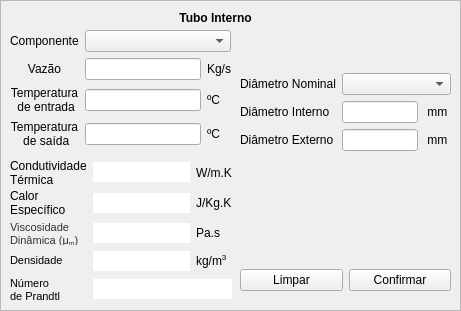
   <widget class="QFrame" name="Tub_groupbox">
    <property name="enabled">
     <bool>true</bool>
    </property>
    <property name="geometry">
     <rect>
      <x>0</x>
      <y>0</y>
      <width>461</width>
      <height>311</height>
     </rect>
    </property>
    <property name="focusPolicy">
     <enum>Qt::ClickFocus</enum>
    </property>
    <property name="frameShape">
     <enum>QFrame::StyledPanel</enum>
    </property>
    <property name="frameShadow">
     <enum>QFrame::Sunken</enum>
    </property>
    <widget class="QWidget" name="formLayoutWidget">
     <property name="geometry">
      <rect>
       <x>10</x>
       <y>30</y>
       <width>221</width>
       <height>121</height>
      </rect>
     </property>
     <layout class="QGridLayout" name="gridLayout_4">
      <item row="1" column="0">
       <widget class="QLabel" name="label">
        <property name="text">
         <string>Vazão</string>
        </property>
        <property name="alignment">
         <set>Qt::AlignCenter</set>
        </property>
       </widget>
      </item>
      <item row="1" column="1">
       <widget class="QLineEdit" name="Vazao1">
        <property name="inputMethodHints">
         <set>Qt::ImhDigitsOnly</set>
        </property>
       </widget>
      </item>
      <item row="1" column="2">
       <widget class="QLabel" name="label_44">
        <property name="text">
         <string>Kg/s</string>
        </property>
       </widget>
      </item>
      <item row="3" column="0">
       <widget class="QLabel" name="label_3">
        <property name="text">
         <string>Temperatura
 de saída</string>
        </property>
        <property name="alignment">
         <set>Qt::AlignCenter</set>
        </property>
       </widget>
      </item>
      <item row="3" column="1">
       <widget class="QLineEdit" name="T_said1">
        <property name="inputMethodHints">
         <set>Qt::ImhDigitsOnly</set>
        </property>
       </widget>
      </item>
      <item row="2" column="0">
       <widget class="QLabel" name="label_2">
        <property name="toolTip">
         <string extracomment="Text1"/>
        </property>
        <property name="statusTip">
         <string extracomment="Text2"/>
        </property>
        <property name="whatsThis">
         <string extracomment="Texto qualquer">&lt;html&gt;&lt;head/&gt;&lt;body&gt;&lt;p&gt;Texto3&lt;/p&gt;&lt;/body&gt;&lt;/html&gt;</string>
        </property>
        <property name="inputMethodHints">
         <set>Qt::ImhNone</set>
        </property>
        <property name="text">
         <string>Temperatura
 de entrada</string>
        </property>
        <property name="alignment">
         <set>Qt::AlignCenter</set>
        </property>
       </widget>
      </item>
      <item row="2" column="1">
       <widget class="QLineEdit" name="T_entr1">
        <property name="inputMethodHints">
         <set>Qt::ImhDigitsOnly</set>
        </property>
       </widget>
      </item>
      <item row="2" column="2">
       <widget class="QLabel" name="label_45">
        <property name="text">
         <string>ºC</string>
        </property>
       </widget>
      </item>
      <item row="3" column="2">
       <widget class="QLabel" name="label_46">
        <property name="text">
         <string>ºC</string>
        </property>
       </widget>
      </item>
      <item row="0" column="0">
       <widget class="QLabel" name="label_13">
        <property name="text">
         <string>&lt;html&gt;&lt;head/&gt;&lt;body&gt;&lt;p&gt;Componente&lt;/p&gt;&lt;/body&gt;&lt;/html&gt;</string>
        </property>
       </widget>
      </item>
      <item row="0" column="1" colspan="2">
       <widget class="QComboBox" name="fluidos"/>
      </item>
     </layout>
    </widget>
    <widget class="QWidget" name="formLayoutWidget_2">
     <property name="geometry">
      <rect>
       <x>240</x>
       <y>30</y>
       <width>211</width>
       <height>121</height>
      </rect>
     </property>
     <layout class="QGridLayout" name="gridLayout_5">
      <item row="1" column="0">
       <widget class="QLabel" name="label_12">
        <property name="text">
         <string>&lt;html&gt;&lt;head/&gt;&lt;body&gt;&lt;p&gt;Diâmetro Nominal&lt;/p&gt;&lt;/body&gt;&lt;/html&gt;</string>
        </property>
       </widget>
      </item>
      <item row="2" column="0">
       <widget class="QLabel" name="label_8">
        <property name="text">
         <string>&lt;html&gt;&lt;head/&gt;&lt;body&gt;&lt;p&gt;Diâmetro Interno&lt;/p&gt;&lt;/body&gt;&lt;/html&gt;</string>
        </property>
       </widget>
      </item>
      <item row="3" column="1">
       <widget class="QLineEdit" name="diam_ext1"/>
      </item>
      <item row="2" column="1">
       <widget class="QLineEdit" name="diam_int1"/>
      </item>
      <item row="3" column="0">
       <widget class="QLabel" name="label_9">
        <property name="enabled">
         <bool>true</bool>
        </property>
        <property name="text">
         <string>&lt;html&gt;&lt;head/&gt;&lt;body&gt;&lt;p&gt;Diâmetro Externo&lt;/p&gt;&lt;/body&gt;&lt;/html&gt;</string>
        </property>
       </widget>
      </item>
      <item row="0" column="1">
       <spacer name="verticalSpacer">
        <property name="orientation">
         <enum>Qt::Vertical</enum>
        </property>
        <property name="sizeType">
         <enum>QSizePolicy::Expanding</enum>
        </property>
        <property name="sizeHint" stdset="0">
         <size>
          <width>75</width>
          <height>35</height>
         </size>
        </property>
       </spacer>
      </item>
      <item row="2" column="2">
       <widget class="QLabel" name="label_47">
        <property name="text">
         <string> mm </string>
        </property>
       </widget>
      </item>
      <item row="1" column="1" colspan="2">
       <widget class="QComboBox" name="nom_diam1"/>
      </item>
      <item row="3" column="2">
       <widget class="QLabel" name="label_48">
        <property name="text">
         <string> mm </string>
        </property>
       </widget>
      </item>
     </layout>
    </widget>
    <widget class="QWidget" name="horizontalLayoutWidget">
     <property name="geometry">
      <rect>
       <x>240</x>
       <y>260</y>
       <width>211</width>
       <height>41</height>
      </rect>
     </property>
     <layout class="QHBoxLayout" name="horizontalLayout">
      <item>
       <widget class="QPushButton" name="clear1">
        <property name="text">
         <string>Limpar</string>
        </property>
       </widget>
      </item>
      <item>
       <widget class="QPushButton" name="confir1">
        <property name="text">
         <string>Confirmar</string>
        </property>
       </widget>
      </item>
     </layout>
    </widget>
    <widget class="QLabel" name="label_43">
     <property name="geometry">
      <rect>
       <x>150</x>
       <y>10</y>
       <width>131</width>
       <height>16</height>
      </rect>
     </property>
     <property name="text">
      <string>&lt;html&gt;&lt;head/&gt;&lt;body&gt;&lt;p align=&quot;center&quot;&gt;&lt;span style=&quot; font-weight:600;&quot;&gt;Tubo Interno&lt;/span&gt;&lt;/p&gt;&lt;/body&gt;&lt;/html&gt;</string>
     </property>
    </widget>
    <widget class="QWidget" name="gridLayoutWidget">
     <property name="geometry">
      <rect>
       <x>10</x>
       <y>160</y>
       <width>222</width>
       <height>141</height>
      </rect>
     </property>
     <layout class="QGridLayout" name="gridLayout">
      <item row="4" column="2" colspan="2">
       <widget class="QLineEdit" name="Pr1">
        <property name="frame">
         <bool>false</bool>
        </property>
        <property name="readOnly">
         <bool>false</bool>
        </property>
       </widget>
      </item>
      <item row="3" column="3">
       <widget class="QLabel" name="label_36">
        <property name="text">
         <string>&lt;html&gt;&lt;head/&gt;&lt;body&gt;&lt;p&gt;kg/m&lt;span style=&quot; vertical-align:super;&quot;&gt;3&lt;/span&gt;&lt;/p&gt;&lt;/body&gt;&lt;/html&gt;</string>
        </property>
       </widget>
      </item>
      <item row="2" column="3">
       <widget class="QLabel" name="label_35">
        <property name="text">
         <string>Pa.s</string>
        </property>
       </widget>
      </item>
      <item row="1" column="3">
       <widget class="QLabel" name="label_34">
        <property name="text">
         <string>J/Kg.K</string>
        </property>
       </widget>
      </item>
      <item row="0" column="2">
       <widget class="QLineEdit" name="k1">
        <property name="frame">
         <bool>false</bool>
        </property>
       </widget>
      </item>
      <item row="2" column="2">
       <widget class="QLineEdit" name="Viscos1">
        <property name="frame">
         <bool>false</bool>
        </property>
       </widget>
      </item>
      <item row="2" column="1">
       <widget class="QLabel" name="label_19">
        <property name="text">
         <string>&lt;!DOCTYPE HTML PUBLIC &quot;-//W3C//DTD HTML 4.0//EN&quot; &quot;http://www.w3.org/TR/REC-html40/strict.dtd&quot;&gt;
&lt;html&gt;&lt;head&gt;&lt;meta name=&quot;qrichtext&quot; content=&quot;1&quot; /&gt;&lt;style type=&quot;text/css&quot;&gt;
p, li { white-space: pre-wrap; }
&lt;/style&gt;&lt;/head&gt;&lt;body style=&quot; font-family:'MS Shell Dlg 2'; font-size:8pt; font-weight:400; font-style:normal;&quot;&gt;
&lt;p style=&quot; margin-top:0px; margin-bottom:0px; margin-left:0px; margin-right:0px; -qt-block-indent:0; text-indent:0px;&quot;&gt;&lt;span style=&quot; font-family:''MS Shell Dlg 2,8,sans-serif'; color:#333333;&quot;&gt;Viscosidade &lt;/span&gt;&lt;/p&gt;
&lt;p style=&quot; margin-top:0px; margin-bottom:0px; margin-left:0px; margin-right:0px; -qt-block-indent:0; text-indent:0px;&quot;&gt;&lt;span style=&quot; font-family:''MS Shell Dlg 2,8,sans-serif'; color:#333333;&quot;&gt;Dinâmica (μ&lt;/span&gt;&lt;span style=&quot; font-family:'MS Shell Dlg 2,8,sans-serif'; color:#333333; vertical-align:sub;&quot;&gt;m&lt;/span&gt;&lt;span style=&quot; font-family:''MS Shell Dlg 2,8,sans-serif'; color:#333333;&quot;&gt;)&lt;/span&gt;&lt;/p&gt;&lt;/body&gt;&lt;/html&gt;</string>
        </property>
       </widget>
      </item>
      <item row="1" column="1">
       <widget class="QLabel" name="label_15">
        <property name="mouseTracking">
         <bool>true</bool>
        </property>
        <property name="text">
         <string>Calor
Específico</string>
        </property>
       </widget>
      </item>
      <item row="1" column="2">
       <widget class="QLineEdit" name="cp1">
        <property name="frame">
         <bool>false</bool>
        </property>
       </widget>
      </item>
      <item row="3" column="1">
       <widget class="QLabel" name="label_21">
        <property name="text">
         <string>&lt;!DOCTYPE HTML PUBLIC &quot;-//W3C//DTD HTML 4.0//EN&quot; &quot;http://www.w3.org/TR/REC-html40/strict.dtd&quot;&gt;
&lt;html&gt;&lt;head&gt;&lt;meta name=&quot;qrichtext&quot; content=&quot;1&quot; /&gt;&lt;style type=&quot;text/css&quot;&gt;
p, li { white-space: pre-wrap; }
&lt;/style&gt;&lt;/head&gt;&lt;body style=&quot; font-family:'MS Shell Dlg 2'; font-size:8pt; font-weight:400; font-style:normal;&quot;&gt;
&lt;p style=&quot; margin-top:0px; margin-bottom:0px; margin-left:0px; margin-right:0px; -qt-block-indent:0; text-indent:0px;&quot;&gt;Densidade&lt;/p&gt;&lt;/body&gt;&lt;/html&gt;</string>
        </property>
       </widget>
      </item>
      <item row="3" column="2">
       <widget class="QLineEdit" name="Densidade1">
        <property name="frame">
         <bool>false</bool>
        </property>
       </widget>
      </item>
      <item row="4" column="1">
       <widget class="QLabel" name="label_32">
        <property name="text">
         <string>&lt;!DOCTYPE HTML PUBLIC &quot;-//W3C//DTD HTML 4.0//EN&quot; &quot;http://www.w3.org/TR/REC-html40/strict.dtd&quot;&gt;
&lt;html&gt;&lt;head&gt;&lt;meta name=&quot;qrichtext&quot; content=&quot;1&quot; /&gt;&lt;style type=&quot;text/css&quot;&gt;
p, li { white-space: pre-wrap; }
&lt;/style&gt;&lt;/head&gt;&lt;body style=&quot; font-family:'MS Shell Dlg 2'; font-size:8pt; font-weight:400; font-style:normal;&quot;&gt;
&lt;p style=&quot; margin-top:0px; margin-bottom:0px; margin-left:0px; margin-right:0px; -qt-block-indent:0; text-indent:0px;&quot;&gt;Número&lt;/p&gt;
&lt;p style=&quot; margin-top:0px; margin-bottom:0px; margin-left:0px; margin-right:0px; -qt-block-indent:0; text-indent:0px;&quot;&gt;de Prandtl&lt;/p&gt;&lt;/body&gt;&lt;/html&gt;</string>
        </property>
       </widget>
      </item>
      <item row="0" column="1">
       <widget class="QLabel" name="label_33">
        <property name="text">
         <string>Condutividade
Térmica</string>
        </property>
       </widget>
      </item>
      <item row="0" column="3">
       <widget class="QLabel" name="label_38">
        <property name="text">
         <string>W/m.K</string>
        </property>
       </widget>
      </item>
     </layout>
    </widget>
    <widget class="QLabel" name="label_4">
     <property name="geometry">
      <rect>
       <x>240</x>
       <y>210</y>
       <width>211</width>
       <height>41</height>
      </rect>
     </property>
     <property name="text">
      <string>&lt;html&gt;&lt;head/&gt;&lt;body&gt;&lt;p align=&quot;center&quot;/&gt;&lt;/body&gt;&lt;/html&gt;</string>
     </property>
    </widget>
   </widget>
